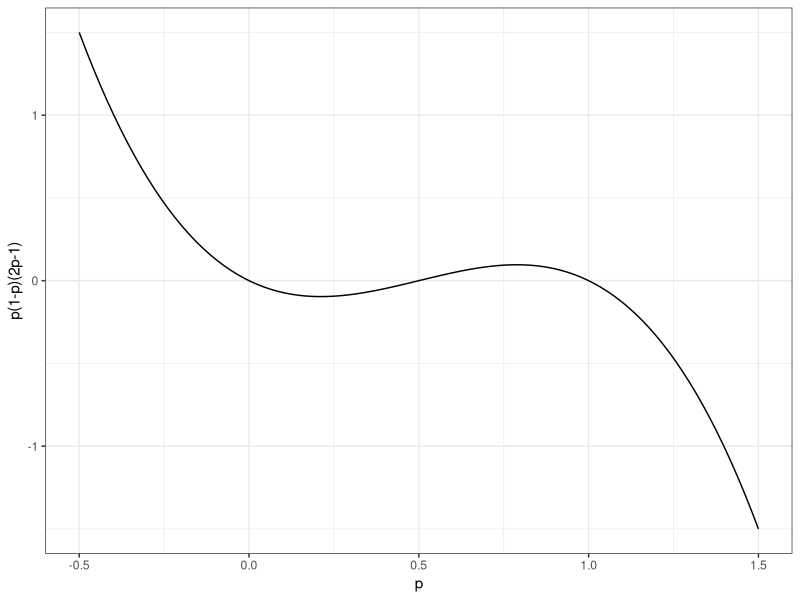
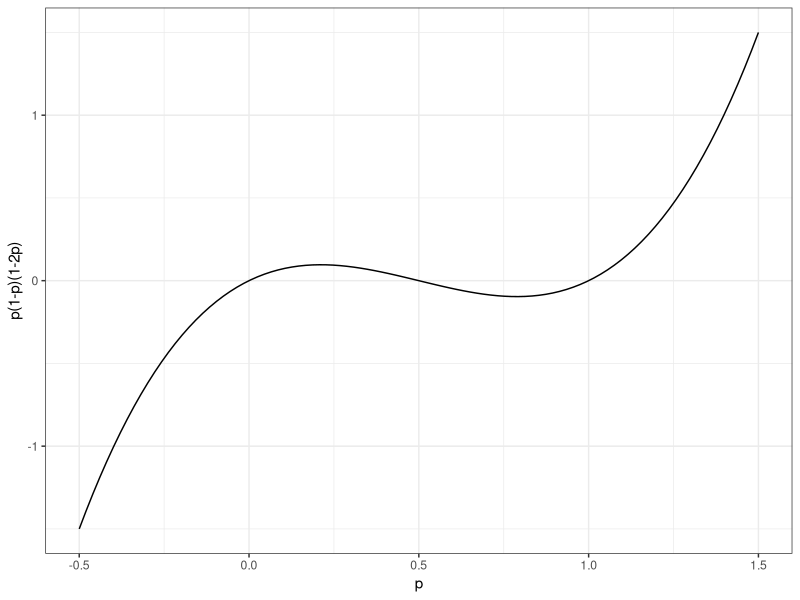

Write R code to recreate these figures, in order.
## ---- chunk 1
library(tidyverse)
## ---- chunk 2
    #| label: fig-5h
    #| fig-cap: "Plot for $p(1-p)(2p-1)$"
    data <- data.frame(p=seq(-0.5, 1.5, length.out = 100))
    data <- data |>
      mutate(y=p*(1-p)*(2*p-1))
    ggplot(data, aes(x=p, y=y))+geom_line()+
      labs(x="p",
           y='p(1-p)(2p-1)')+
      theme_bw()
## ---- chunk 3
            #| label: fig-6d
            #| fig-cap: "Plot for $p(1-p)(1-2p)$"
            data <- data.frame(p=seq(-0.5, 1.5, length.out = 100))
            data <- data |>
              mutate(y=p*(1-p)*(1-2*p))
            ggplot(data, aes(x=p, y=y))+geom_line()+
              labs(x="p",
                   y='p(1-p)(1-2p)')+
              theme_bw()
